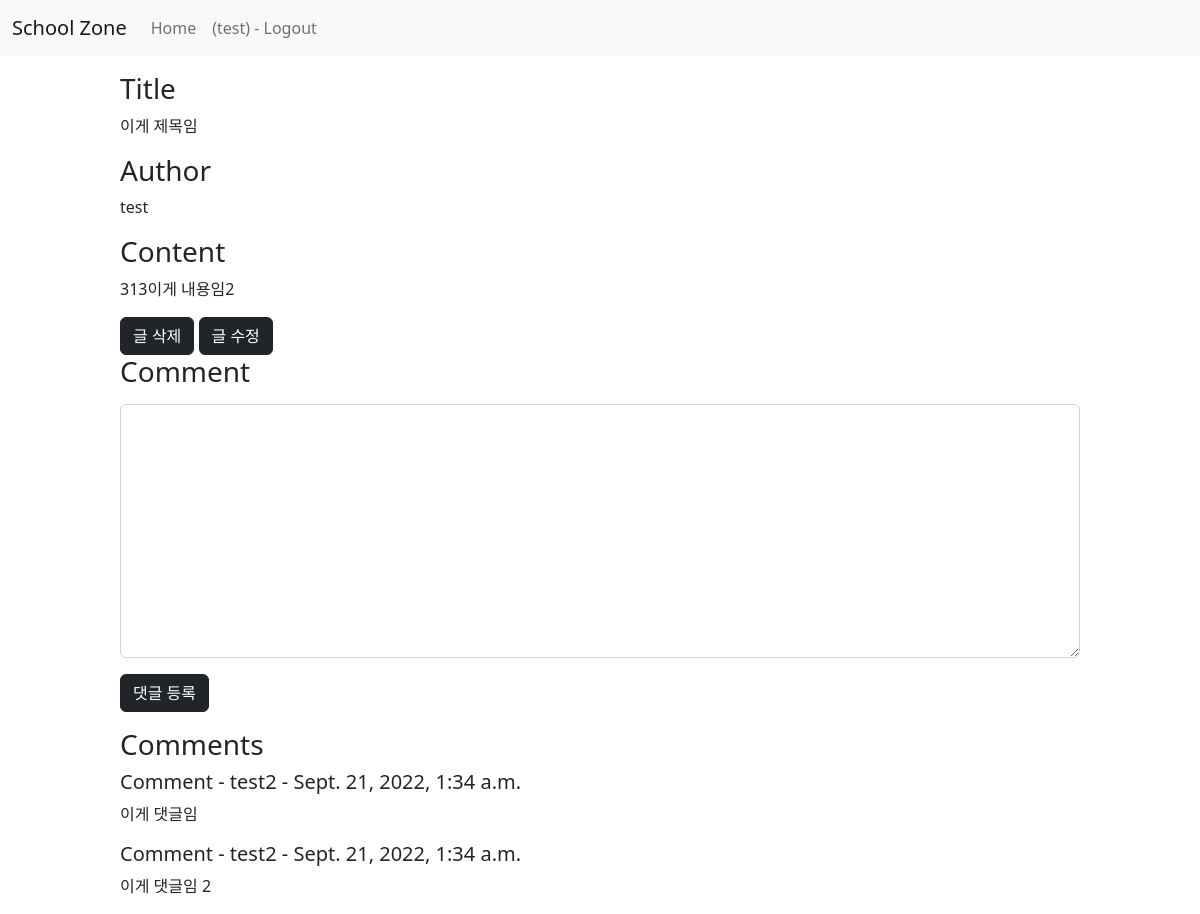
The app's page /1/1/2 (signed in) with its own data.
### board/models.py (models this page shows)
class Post(models.Model):
    board = models.ForeignKey(Board, on_delete=models.CASCADE, null=False, blank=False)
    author = models.ForeignKey(User, on_delete=models.CASCADE, null=False, blank=False)
    title = models.CharField(max_length=50)
    content = models.TextField()
    created_at = models.DateTimeField(auto_now_add=True)

class Comment(models.Model):
    post = models.ForeignKey(Post, on_delete=models.CASCADE, null=False, blank=False, related_name='comments')
    content = models.TextField()
    author = models.ForeignKey(User, on_delete=models.CASCADE, null=False, blank=False)
    created_at = models.DateTimeField(auto_now_add=True)

### board/views.py (the view)
# urls.py: path('<int:school_id>/<int:board_id>/<int:post_id>', views.post_detail, name='post_detail'),
def post_detail(request, school_id, board_id, post_id):
    school_name = school_name_sql(school_id)
    board_name = board_name_sql(board_id)
    post_data = Post.objects.filter(id=post_id).first()
    comment_data = Comment.objects.filter(post_id=post_id).all()
    context = {'post_data': post_data, 'board_id': board_id, 'school_id': school_id, 'board_name': board_name,
               'comment_data': comment_data,
               'school_name': school_name}
    return render(request, 'board/post_detail.html', context)

### board/views.py (called while the page is built)
def school_name_sql(school_id):
    cursor = connections['default'].cursor()
    cursor.execute('SELECT school FROM board_school WHERE id = %s', [school_id])
    school_name = cursor.fetchone()[0]
    cursor.close()
    return school_name

def board_name_sql(board_id):
    cursor = connections['default'].cursor()
    cursor.execute('SELECT board FROM board_board WHERE id = %s', [board_id])
    board_name = cursor.fetchone()[0]
    cursor.close()
    return board_name

### templates/board/post_detail.html (shortened to what this page needs)
<!DOCTYPE html>
<html lang="en">
<head>
    <link href="https://cdn.jsdelivr.net/npm/bootstrap@5.2.0/dist/css/bootstrap.min.css" rel="stylesheet"
>
</head>
<body>
{% include 'nav.html' %}
<div style="margin:auto; width: 80%">
    <h3>Title</h3>
    <p class="text-break">{{ post_data.title }}</p>
    <h3>Author</h3>
    <p class="text-break">{{ post_data.author }}</p>
    <h3>Content</h3>
    <p class="text-break">{{ post_data.content }}</p>
    {% if post_data.author == user %}
        <button type="button" class="btn btn-dark"
                onclick="location.href = '{% url 'post_delete' school_id board_id post_data.id %}'">글 삭제
        </button>
    {% endif %}
    {% if post_data.author == user %}
        <button type="button" class="btn btn-dark"
                onclick="location.href = '{% url 'post_edit' school_id board_id post_data.id %}'">글 수정
        </button>
    {% endif %}
    <h3>Comment</h3>
    <form action="{% url 'comment_create' school_id board_id post_data.id %}" method="post" class="my-3">
        <div class="form-group">
            <textarea name="content" id="content" class="form-control" rows="10"></textarea>
        </div>
        <input type="submit" value="댓글 등록" class="btn btn-dark" style="margin-top: 1rem">
    </form>
    <h3>Comments</h3>
    {% if comment_data %}
        {% for data in comment_data %}
            <h5>Comment - {{ data.author }} - {{ data.created_at }}</h5>
            <p class="text-break">{{ data.content }}</p>
        {% endfor %}
    {% endif %}
</div>
</body>
</html>

### templates/nav.html (shortened to what this page needs)
<nav class="navbar navbar-expand-lg bg-light">
    <div class="container-fluid">
        <a class="navbar-brand" href="{% url 'school' %}">School Zone</a>
        <div class="collapse navbar-collapse" id="navbarNav">
            <ul class="navbar-nav">
                <li class="nav-item">
                    <a class="nav-link" href="">Home</a>
            </ul>
        {% if user.is_authenticated %}
                <ul class="navbar-nav">
                    <li class="nav-item">
                        <a class="nav-link" href="{% url 'logout' %}">({{ user }}) - Logout</a>
                </ul>
        {% endif %}
    </div>
</nav>

### records on screen
Post: title "이게 제목임", author "test", content "313이게 내용임2"
Comment: author "test2", created_at "Sept. 21, 2022, 1:34 a.m.", content "이게 댓글임"
Comment: author "test2", created_at "Sept. 21, 2022, 1:34 a.m.", content "이게 댓글임 2"

### other values on screen
{{ user }} "test"
